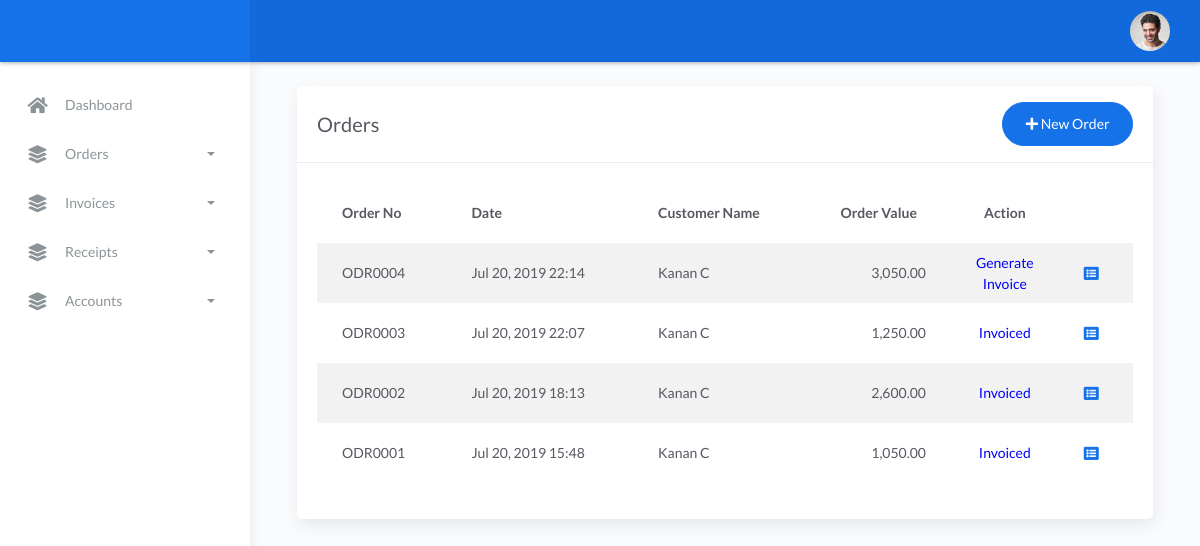
The page /Branch/ViewOrders.php (signed in) on the database its author committed.
### tables this page shows
CREATE TABLE `_tbl_orders` (
  `OrderID` int(11) NOT NULL AUTO_INCREMENT,
  `OrderDate` datetime DEFAULT NULL,
  `OrderNumber` varchar(255) DEFAULT NULL,
  `CustomerID` int(11) DEFAULT NULL,
  `CustomerName` varchar(255) DEFAULT NULL,
  `EmailID` varchar(255) DEFAULT NULL,
  `MobileNumber` varchar(255) DEFAULT NULL,
  `AddressLine1` varchar(255) DEFAULT NULL,
  `AddressLine2` varchar(255) DEFAULT NULL,
  `AddressLine3` varchar(255) DEFAULT NULL,
  `Pincode` varchar(255) DEFAULT NULL,
  `OrderValue` varchar(255) DEFAULT NULL,
  `Createdon` datetime DEFAULT NULL,
  `CreatedBy` int(11) DEFAULT NULL,
  `BranchName` varchar(255) DEFAULT NULL,
  `OrderedOn` datetime DEFAULT NULL,
  `OrderedBy` int(11) DEFAULT '0',
  `InvoiceID` int(11) DEFAULT '0',
  `InvoiceNumber` varbinary(255) DEFAULT NULL,
  PRIMARY KEY (`OrderID`)
);

### config.php (called while the page is built, shortened)
<?php
	class MySql {
        var $link;
        function MySql($dbHost,$dbUser,$dbPass,$dbName){
            $this->dbName = $dbName;
            $this->link = mysql_connect($dbHost,$dbUser,$dbPass) or die("Error");
        }
        function select($sql,$ass=false) {
            $resultData = array();
            $result     = mysql_query($sql,$this->link);
            if ($result) {
                if (mysql_num_rows($result) > 0) {
                    while ($row = mysql_fetch_assoc($result)) {
                        $resultData[]=$row;
                    }
                }
            }
            return $resultData;
        }
    }
    function putDateTime($dateTime) {
        return date("M d, Y H:i",strtotime($dateTime));
    }
$mysql   = new MySql("localhost","nahami_user","nahami_user","nahami_tpms");
?>

### Branch/ViewOrders.php (the view, shortened to what this page needs)
<?php include_once("header.php");?>
<div class="main-panel">
<div class="content">
<div class="page-inner">
    <div class="col-md-12">
        <div class="card">
            <div class="card-header">
                <div class="d-flex align-items-center">
                    <h4 class="card-title">Orders</h4>
                    <a href="NewBookingForm.php" class="btn btn-primary btn-round ml-auto">
                    <i class="fa fa-plus"></i>
                    New Order
                    </a>
                </div>
            </div>
            <div class="card-body">
                <div class="table-responsive">
                    <table id="add-row" class="display table table-striped table-hover" >
                        <thead>
                            <tr>
                                <th>Order No</th>
                                <th>Date</th>
                                <th>Customer Name</th>
                                <th style="text-align:center">Order Value</th>
                                <th style="width: 10%;text-align:center">Action</th>
                            </tr>
                        </thead>
                        <tbody>
                        <?php
                        if (isset($_GET['filter']) && $_GET['filter']=="Invoiced")  {
                               $Orders = $mysql->select("select * from _tbl_orders where CreatedBy='".$_SESSION['User']['BranchID']."'  and InvoiceID>0 order by  OrderID desc");
                          } else if (isset($_GET['filter']) && $_GET['filter']=="nonInvoiced")  {
                              $Orders = $mysql->select("select * from _tbl_orders where CreatedBy='".$_SESSION['User']['BranchID']."'  and InvoiceID=0 order by  OrderID desc");
                          } else {
                               $Orders = $mysql->select("select * from _tbl_orders where  CreatedBy='".$_SESSION['User']['BranchID']."'  order by  OrderID desc");
                          }
                          ?>
                        <?php foreach($Orders as $Order) { ?>
                            <tr>
                                <td><?php echo $Order['OrderNumber'];?></td>
                                <td><?php echo putDateTime($Order['OrderDate']);?></td>
                                <td><?php echo $Order['CustomerName'];?></td>
                                <td style="text-align:right"><?php echo number_format($Order['OrderValue'],2);?></td>
                                <td style="Text-align:center;"><?php echo ($Order['InvoiceID']== 0)? " <a href='javascript:void(0)' onclick=\"GenerateInvoice('".$Order['OrderNumber']."')\" style='cursor:pointer;color:blue'>Generate Invoice </a>" :
                                            "<a href='ViewInvoiceInfo.php?Invoice=".$Order['InvoiceNumber']."'  style='cursor:pointer;color:blue'> Invoiced </a>";?></td>
                                <td><div class="form-button-action">
                                    <a href="ViewOrderInfo.php?Order=<?php echo $Order["OrderNumber"];?>" data-toggle="tooltip" class="btn btn-link btn-primary btn-lg" style="padding: 0px;" >
                                        <i class="fa fa-list-alt"></i>
                                    </a>
                                    </div></td>
                                    </tr>
                                <?php }?>
                                </tbody>
                            </table>
                        </div>
                    </div>
                </div>
            </div>
        </div>
    </div>
</div>
<?php  include_once("footer.php");?>

### rows shown on the page
_tbl_orders: OrderNumber "ODR0004", OrderDate "Jul 20, 2019 22:14", CustomerName "Kanan C", OrderValue "3,050.00"
_tbl_orders: OrderNumber "ODR0003", OrderDate "Jul 20, 2019 22:07", CustomerName "Kanan C", OrderValue "1,250.00"
_tbl_orders: OrderNumber "ODR0002", OrderDate "Jul 20, 2019 18:13", CustomerName "Kanan C", OrderValue "2,600.00"
_tbl_orders: OrderNumber "ODR0001", OrderDate "Jul 20, 2019 15:48", CustomerName "Kanan C", OrderValue "1,050.00"
